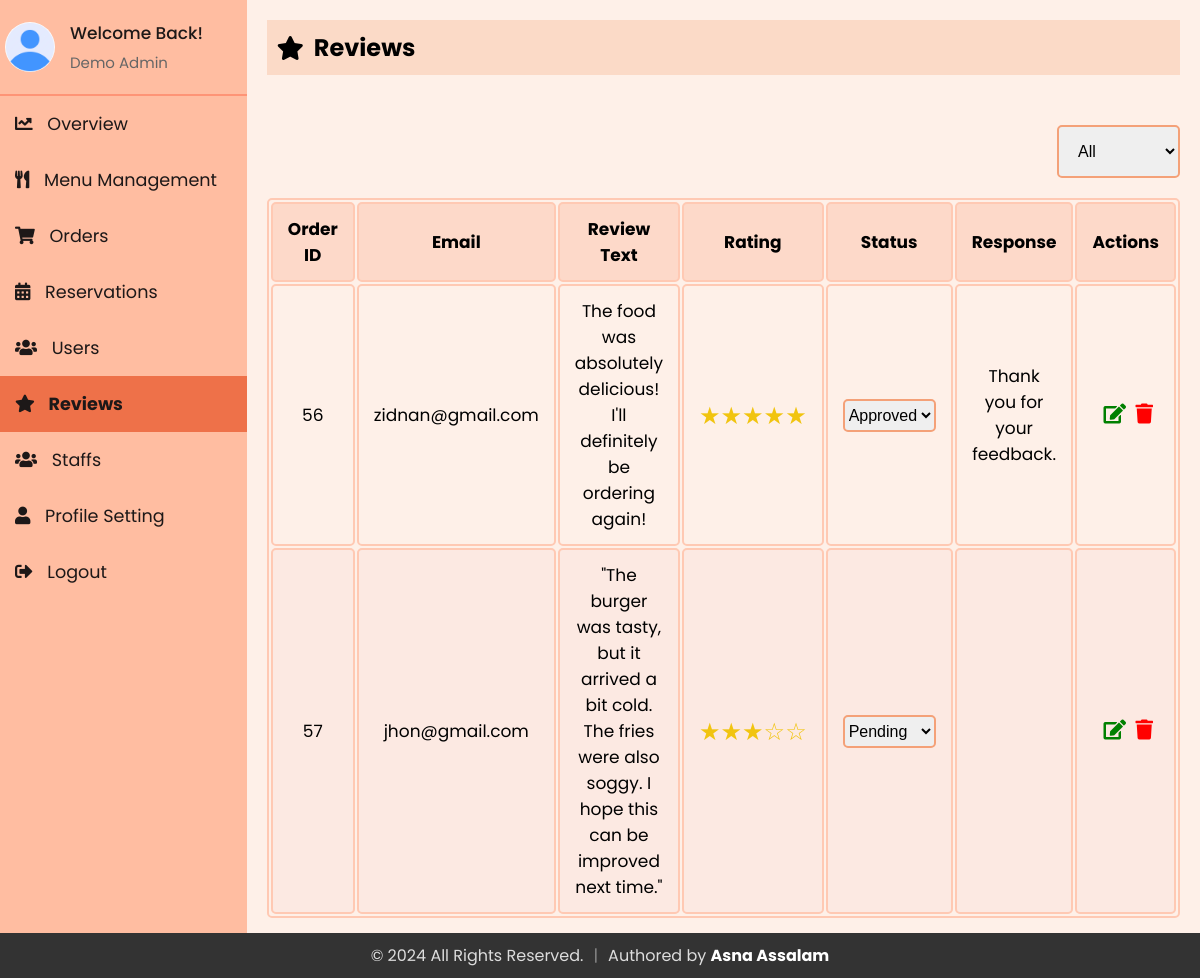
The page /Admin/reviews.php (signed in) on the database its author committed.
### tables this page shows
CREATE TABLE `staff` (
  `id` int(11) NOT NULL,
  `firstName` varchar(50) NOT NULL,
  `lastName` varchar(50) NOT NULL,
  `email` varchar(100) NOT NULL,
  `contact` varchar(15) DEFAULT NULL,
  `role` enum('superadmin','admin','delivery boy','waiter') NOT NULL,
  `password` varchar(255) NOT NULL,
  `createdAt` timestamp NOT NULL DEFAULT current_timestamp(),
  `updatedAt` timestamp NOT NULL DEFAULT current_timestamp() ON UPDATE current_timestamp(),
  `profile_image` varchar(255) NOT NULL DEFAULT 'default.jpg'
);

CREATE TABLE `reviews` (
  `review_id` int(11) NOT NULL,
  `email` varchar(255) NOT NULL,
  `order_id` int(11) DEFAULT NULL,
  `rating` int(11) NOT NULL,
  `review_text` text DEFAULT NULL,
  `review_date` date DEFAULT current_timestamp(),
  `status` enum('approved','pending','rejected') DEFAULT 'pending',
  `response` text DEFAULT NULL
);

### Admin/sidebar.php (called while the page is built, shortened)
<?php
include 'db_connection.php';
$admin_email = isset($_SESSION['email']) ? $_SESSION['email'] : '';
function getAdminInfo($email)
{
  global $conn;
  $stmt = $conn->prepare("SELECT firstName, lastName, email, profile_image FROM staff WHERE email = ?");
  $stmt->bind_param("s", $email);
  $stmt->execute();
  $stmt->bind_result($firstName, $lastName, $email,  $profile_image);
  return [
    'firstName' => $firstName ?: '',
    'lastName' => $lastName ?: '',
    'email' => $email ?: '',
    'profile_image' => $profile_image ?: 'default.jpg'
  ];
}
$admin_info = getAdminInfo($admin_email);
?>

### Admin/reviews.php (the view, shortened to what this page needs)
<?php
include 'db_connection.php';
?>
<?php
include 'sidebar.php';
?>
<!DOCTYPE html>
<html lang="en">
<head>
  <link rel="stylesheet" href="https://cdnjs.cloudflare.com/ajax/libs/font-awesome/5.15.3/css/all.min.css">
  <link rel="stylesheet" href="admin_reservation.css">
  <link rel="stylesheet" href="sidebar.css">
  <link rel="stylesheet" href="admin_review.css">
</head>
<body>
  <div class="sidebar">
    <div class="profile-section">
      <img src="../uploads/<?php echo htmlspecialchars($admin_info['profile_image']); ?>" alt="Profile Picture">
      <div class="info">
        <h3>Welcome Back!</h3>
        <p><?php echo htmlspecialchars($admin_info['firstName']) . ' ' . htmlspecialchars($admin_info['lastName']); ?></p>
      </div>
    </div>
    <ul>
      <li><a href="index.php"><i class="fas fa-chart-line"></i> Overview</a></li>
      <li><a href="admin_menu.php"><i class="fas fa-utensils"></i> Menu Management</a></li>
      <li><a href="admin_orders.php"><i class="fas fa-shopping-cart"></i> Orders</a></li>
      <li><a href="reservations.php"><i class="fas fa-calendar-alt"></i> Reservations</a></li>
      <li><a href="users.php"><i class="fas fa-users"></i> Users</a></li>
      <li><a href="reviews.php" class="active"><i class="fas fa-star"></i> Reviews</a></li>
      <li><a href="staffs.php"><i class="fas fa-users"></i> Staffs</a></li>
      <li><a href="profile.php"><i class="fas fa-user"></i> Profile Setting</a></li>
      <li><a href="logout.php"><i class="fas fa-sign-out-alt"></i> Logout</a></li>
    </ul>
  </div>
  <div class="content">
    <div class="header">
      <h2><i class="fas fa-star"></i> Reviews</h2>
    </div>
    <div class="actions">
      <select id="statusFilter" name="statusFilter" onchange="filterByStatus()">
        <option value="">All</option>
      </select>
    </div>
    <div class="table">
      <table id="reviewTable">
        <thead>
          <tr>
            <th>Order ID</th>
            <th>Email</th>
            <th>Review Text</th>
            <th>Rating</th>
            <th>Status</th>
            <th>Response</th>
            <th>Actions</th>
          </tr>
        </thead>
        <tbody>
          <?php
          include 'db_connection.php';
          $sql = "SELECT * FROM reviews";
          $result = mysqli_query($conn, $sql);
          if (mysqli_num_rows($result) > 0) {
            while ($row = mysqli_fetch_assoc($result)) {
              $ratingStars = str_repeat('&#9733;', $row['rating']) . str_repeat('&#9734;', 5 - $row['rating']);
              echo "<tr>
                        <td>{$row['order_id']}</td>
                        <td>{$row['email']}</td>
                        <td>{$row['review_text']}</td>
                        <td class='rating-stars'>{$ratingStars}</td>
                        <td>
                         <select id='status-{$row['order_id']}' onchange='updateStatus({$row['order_id']}, this.value)' class='status-select'>
                         <option value='pending' " . ($row['status'] == 'pending' ? 'selected' : '') . ">Pending</option>
                         <option value='approved' " . ($row['status'] == 'approved' ? 'selected' : '') . ">Approved</option>
                         <option value='rejected' " . ($row['status'] == 'rejected' ? 'selected' : '') . ">Rejected</option>
                         </select>
                        </td>
                        <td>{$row['response']}</td>
                        <td>
                            <button id='editbtn' onclick='openEditReviewModal(this)' data-id='{$row['order_id']}' data-email='{$row['email']}' data-review_text='{$row['review_text']}' data-rating='{$row['rating']}' data-response='{$row['response']}'><i class='fas fa-edit'></i></button>
                            <button id='deletebtn' onclick=\"deleteReview('{$row['order_id']}', '{$row['email']}')\"><i class='fas fa-trash'></i></button>
                        </td>
                      </tr>";
            }
          } else {
            echo "<tr><td colspan='6' style='text-align: center;'>No Reviews</td></tr>";
          }
          ?>
        </tbody>
      </table>
    </div>
  </div>
</body>
</html>

### Admin/admin_reservation.css (style rules this page uses)
* { margin: 0; padding: 0; }
body { background: #fef0e8; font-family: "Poppins", sans-serif; margin: 0; }
.content { margin-bottom: 40px; }
table { width: 100%; border: 2px solid #ffc9b3; font-size: 17px; text-align: center; cursor: pointer; border-radius: 5px; }
table th, table td { padding: 12px 15px; border: 2px solid #ffc9b3; border-radius: 5px; }
table th { background-color: #fdd9c9; }
table tr:nth-of-type(even) { background-color: #fce9e2; }
.header { padding: 10px; background-color: #fbdac7; margin-bottom: 20px; display: flex; align-items: center; }
.status-select { border: 2px solid #f4a178; padding: 5px 0px 5px 0; font-size: 16px; border-radius: 5px; cursor: pointer; outline: none; }
#editbtn, #deletebtn { font-size: 20px; background: none; border: none; padding: 0 0 0 5px; outline: none; cursor: pointer; transition: transform 0.3s ease; }
#editbtn { color: green; }
#deletebtn { color: red; }
button { background-color: #fb4a36; color: white; border: 2px solid #fb4a36; padding: 14px 20px; cursor: pointer; border-radius: 5px; transition: all 0.3s ease; font-size: 1.2rem; }
.actions { display: flex; align-items: center; margin-bottom: 20px; margin-top: 20px; gap: 7px; }
.actions select, .actions input { padding: 15px; font-size: 1rem; border-radius: 5px; border: 2px solid #f4a178; cursor: pointer; outline: none; }

### Admin/sidebar.css (style rules this page uses)
* { margin: 0; padding: 0; box-sizing: border-box; }
body { background: #fef0e8; font-family: "Poppins", sans-serif; display: flex; flex-direction: row; margin: 0; }
.sidebar { width: 250px; background-color: #ffbda1; color: #1d1818; overflow: auto; position: relative; min-height: 100vh; font-size: 1.1rem }
.sidebar ul li a { display: block; padding: 15px; text-decoration: none; color: #1d1818; transition: background-color 0.3s; }
.sidebar ul li a.active { background-color:#ee7149; font-weight: bold; }
.sidebar ul li a i { margin-right: 10px; }
.sidebar ul { list-style-type: none; padding: 0; }
.content { flex: 1; padding: 20px; }
.header { padding: 10px; background-color: #fbdac7; margin-bottom: 20px; display: flex; align-items: center; }
.header h2 { display: flex; align-items: center; }
.header h2 i { margin-right: 10px; }
.profile-section { padding: 20px 5px 20px 5px; display: flex; align-items: center; border-bottom: 2px solid rgba(253, 108, 77, 0.5); }
.profile-section img { width: 50px; height: 50px; border-radius: 50%; margin-right: 15px; }
.profile-section .info { flex-grow: 1; }
.profile-section .info h3 { margin: 0; font-size: 17px; font-weight: 500; }
.profile-section .info p { margin: 5px 0 0; font-size: 15px; color: #666; }
.sidebar ul li a.active { font-weight: bold; }

### Admin/admin_review.css (style rules this page uses)
* { margin: 0; padding: 0; }
body { background: #fef0e8; font-family: "Poppins", sans-serif; margin: 0; }
.actions { display: flex; justify-content: end; margin-top: 50px; }
.rating-stars { font-size: 1.5rem; color: #f1c40f; }
.content { margin-bottom: 40px; }

### rows shown on the page
staff: profile_image (placeholder picture), firstName "Demo", lastName "Admin"
reviews: order "56", email "zidnan@gmail.com", review_text "The food was absolutely delicious! I'll definitely be ordering again!", rating "★★★★★", status+order "Approved", response "Thank you for your feedback."
reviews: order "57", email "jhon@gmail.com", review_text "\"The burger was tasty, but it arrived a bit cold. The fries were also soggy. I hope this can be improved next time.\"", rating "★★★☆☆", status+order "Pending"
